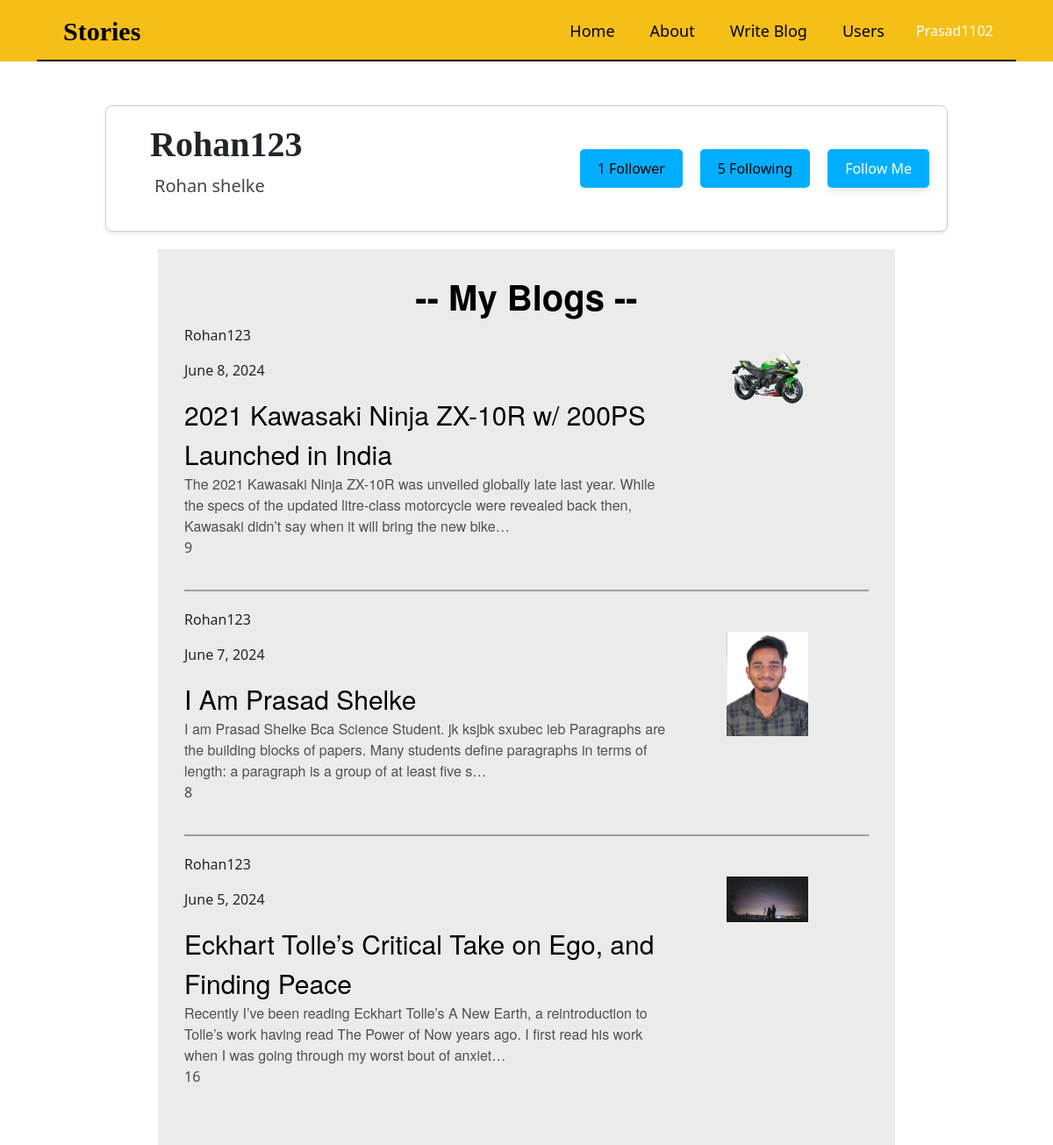
The app's page /profile/2/ (signed in) with its own data.
### Blogs/models.py (models this page shows, shortened)
class BaseModel(models.Model):
  id = models.UUIDField(default=uuid.uuid4, editable=False, primary_key=True)
  created_at = models.DateTimeField(auto_now_add=True)
  updated_at = models.DateTimeField(auto_now=True)
  class Meta:
    abstract = True

class Blog(BaseModel):
  title = models.CharField(max_length=200)
  content = models.TextField()
  author = models.ForeignKey(User, on_delete=models.CASCADE, related_name='blogs')
  blog_image = models.ImageField(upload_to = "public/static/", default="/")
  like_count = models.IntegerField(default=0)
  class Meta:
    ordering = ['-created_at']

### Blogs/views.py (the view)
# urls.py: path('profile/<int:id>/', displayProfile, name="displayProfile"),
def displayProfile(request, id):
  user = User.objects.get(id=id)
  followers_ids = Follow.objects.filter(following=user).values_list('follower__id', flat=True)
  followers_user = User.objects.filter(id__in=followers_ids)
  followings_ids = Follow.objects.filter(follower=user).values_list('following__id', flat=True)
  followings_user = User.objects.filter(id__in=followings_ids)
  user_blogs = Blog.objects.filter(author=user)
  is_following = False
  if request.user.is_authenticated:
    is_following = Follow.objects.filter(follower=request.user, following=user).exists()
  print(is_following)
  context = {
    'user':user,
    'followers':followers_user,
    'followings':followings_user,
    'blogs':user_blogs,
    'followers_count':followers_user.count(),
    'following_count':followings_user.count(),
    'is_following':is_following
  }
  return render(request, "profile.html", context)

### Blogs/templates/profile.html (shortened to what this page needs)
<!DOCTYPE html>
<html lang="en">
<head>
  <link rel="stylesheet" href="/static/CSS/base.css">
  <link rel="stylesheet" href="/static/CSS/displayPost.css">
  <link rel="stylesheet" href="/static/CSS/profile.css">
  <link href="https://cdn.jsdelivr.net/npm/bootstrap@5.3.3/dist/css/bootstrap.min.css" rel="stylesheet"
>
  <link rel="stylesheet" href="https://cdn.jsdelivr.net/npm/bootstrap-icons@1.3.0/font/bootstrap-icons.css">
</head>
<body>
  <div class="navbar-container">
    <nav class="custom-navbar">
      <a class="custom-navbar-brand" href="/">Stories</a>
      <div class="custom-navbar-right">
        <a href="/">Home</a>
        <a href="/about">About</a>
        <a href="/createBlog">Write Blog</a>
        <a href="/testing">Users</a>
        <div class="dropdown-center">
          {% if request.user.is_authenticated %}
          <div class="nav-item custom-dropdown-container">
            <button class="custom-dropdown-toggle">{{ request.user.username }}</button>
          </div>
          {% else %}
          <a href="/login" class="btn btn-outline-secondary">Get Started</a>
          {% endif %}
        </div>
      </div>
      <div class="custom-navbar-divider"></div>
    </nav>
  </div>
  <div class="profile-container">
    <div class="sub-profile-container">
      <div class="user-info">
        <h3 class="username">{{ user.username }}</h3>
        <div class="name-container">
          <p class="name">{{ user.first_name }}</p>
          <p class="name">{{ user.last_name }}</p>
        </div>
      </div>
      <div class="user-follow-following">
        <div class="user-follower">
          <button class="dropdown-btn" onclick="toggleDropdown('followersDropdown')">{{followers_count}} Follower</button>
        </div>
        <div class="user-following">
          <button class="dropdown-btn" onclick="toggleDropdown('followingDropdown')">{{following_count}} Following</button>
        </div>
        {% if request.user != user %}
          {% if not is_following %}
            <a href="/followUser/{{user.id}}" class="name follow-me-button">Follow Me</a>
          {% endif %}
        {% endif %}
      </div>
    </div>
  </div>
  <div class="blog-container">
    <h3 class="blog-name">-- My Blogs --</h3>
    {% for blog in blogs %}
    <div class="blog-entry">
      <div class="blog-flex-container">
        <div class="blog-text-container">
          <p class="blog-username">{{ blog.author.username }}</p>
          <p>{{ blog.created_at|date:"F j, Y" }}</p>
          <a href="/displayBlog/{{blog.id}}" class="blog-title">{{ blog.title }}</a><br>
          <a href="/displayBlog/{{blog.id}}" class="blog-content">{{ blog.content | truncatechars:200 }}</a>
          <p class="likecount">{{blog.like_count}}</p>
        </div>
        <div class="blog-image">
          {% if blog.blog_image %}
          <img src="{{ blog.blog_image.url }}">
          {% endif %}
        </div>
      </div>
      {% if not forloop.last %}
      <div class="horizontal-line"></div>
      {% endif %}
    </div>
    {% endfor %}
  </div>
</body>
</html>

### Blogs/static/CSS/base.css (style rules this page uses)
body { margin: 0; padding: 0; font-family: Arial, sans-serif; background-image: url(); }
.navbar-container { display: flex; background-color: #F6BF17; justify-content: center; width: 100%; }
.custom-navbar { height: 70px; display: flex; background-color: #F6BF17; align-items: center; justify-content: space-between; padding: 0 20px; position: relative; width: 93%; }
.custom-navbar .custom-navbar-brand { font-size: 30px; font-weight: bold; color: rgb(0, 0, 0); text-decoration: none; font-family: gt-super, Georgia, Cambria, "Times New Roman", Times, serif; }
.custom-navbar a { font-size: 18px; color: rgb(0, 0, 0); text-align: center; padding: 0 10px; text-decoration: none; }
.custom-navbar .custom-navbar-right { display: flex; gap: 20px; }
.custom-dropdown-container { position: relative; z-index: 1000; }
.custom-dropdown-toggle { background: none; border: none; cursor: pointer; color: white; }
.custom-navbar-divider { width: 100%; height: 2px; background-color: rgb(0, 0, 0); position: absolute; bottom: 0; left: 0; }
* { scrollbar-width: thin; scrollbar-color: #351919 #c5a0a0; }

### Blogs/static/CSS/displayPost.css (style rules this page uses)
.navbar-container { display: flex; background-color: #F6BF17; justify-content: center; width: 100%; }
.custom-navbar { height: 70px; display: flex; background-color: #F6BF17; align-items: center; justify-content: space-between; padding: 0 20px; position: relative; width: 93%; }
.custom-navbar .custom-navbar-brand { font-size: 30px; font-weight: bold; color: rgb(0, 0, 0); text-decoration: none; font-family: gt-super, Georgia, Cambria, "Times New Roman", Times, serif; }
.custom-navbar a { font-size: 18px; color: rgb(0, 0, 0); text-align: center; padding: 0 10px; text-decoration: none; }
.custom-navbar .custom-navbar-right { display: flex; gap: 20px; }
body { margin: 0; padding: 0; font-family: Arial, sans-serif; background-image: url(); }
.custom-dropdown-container { position: relative; z-index: 1000; }
.custom-dropdown-toggle { background: none; border: none; cursor: pointer; color: white; }
.custom-navbar-divider { width: 100%; height: 2px; background-color: rgb(0, 0, 0); position: absolute; bottom: 0; left: 0; }
* { scrollbar-width: thin; scrollbar-color: #351919 #c5a0a0; }
.blog-username { display: flex; }

### Blogs/static/CSS/profile.css (style rules this page uses)
.profile-container { display: flex; justify-content: center; align-items: center; margin-top: 50px; margin-bottom: 20px; }
.sub-profile-container { display: flex; justify-content: space-between; align-items: center; width: 80%; border: 1px solid #ccc; border-radius: 8px; box-shadow: 0 2px 4px rgba(0, 0, 0, 0.1); padding: 20px; }
.user-info { flex: 1; margin-right: 20px; margin-left: 30px; }
.name-container { display: flex; }
.user-follow-following { display: flex; justify-content: center; align-items: center; }
.user-follow-following>div { margin: 0 10px; }
.dropdown-btn { background-color: rgb(0, 174, 255); color: rgb(2, 2, 2); padding: 10px 20px; border: none; cursor: pointer; text-align: center; border-radius: 5px; }
.username { font-size: 40px; font-weight: 800; font-family: Georgia, serif; }
.name { font-size: 20px; color: #444444; margin-left: 5px; }
.blog-container { margin: 0 auto; margin-top: 20px; padding: 30px; width: 70%; background-color: #ebebeb; }
.blog-text-container { width: 90%; }
.blog-image { width: 38%; margin-top: 16px; display: flex; justify-content: center; align-items: center; position: relative; }
.blog-image img { max-width: 40%; max-height: auto; margin-top: 10px; }
.blog-flex-container { display: flex; align-items: flex-start; margin-bottom: 20px; }
.horizontal-line { width: 100%; height: 2px; background-color: rgb(158, 158, 158); margin: 20px 0; }
.blog-title { font-size: 30px; color: black; text-decoration: none; font-family: sohne, "Helvetica Neue", Helvetica, Arial, sans-serif; }
.blog-content { text-decoration: none; color: rgb(80, 80, 80); font-family: sohne, "Helvetica Neue", Helvetica, Arial, sans-serif; }
.likecount { color: rgb(73, 73, 73); }
.blog-name { text-align: center; color: black; font-family: sohne, "Helvetica Neue", Helvetica, Arial, sans-serif; font-size: 40px; font-weight: 900; }
.follow-me-button { background-color: rgb(0, 174, 255); color: white; padding: 10px 20px; border: none; border-radius: 5px; font-size: 16px; cursor: pointer; transition: all 0.3s ease; box-shadow: 0 4px 8px rgba(0, 0, 0, 0.1); text-decoration: none; display: inline-block; margin-left: 10px; }

### records on screen
Blog: author.username "Rohan123", created_at "June 8, 2024", title "2021 Kawasaki Ninja ZX-10R w/ 200PS Launched in India", content "The 2021 Kawasaki Ninja ZX-10R was unveiled globally late last year. While the specs of the updated litre-class motorcycle were revealed back then, Kawasaki didn’t say when it will bring the new bike…", like_count "9", blog_image (picture)
Blog: author.username "Rohan123", created_at "June 7, 2024", title "I Am Prasad Shelke", content "I am Prasad Shelke Bca Science Student. jk ksjbk sxubec ieb Paragraphs are the building blocks of papers. Many students define paragraphs in terms of length: a paragraph is a group of at least five s…", like_count "8", blog_image (picture)
Blog: author.username "Rohan123", created_at "June 5, 2024", title "Eckhart Tolle’s Critical Take on Ego, and Finding Peace", content "Recently I’ve been reading Eckhart Tolle’s A New Earth, a reintroduction to Tolle’s work having read The Power of Now years ago. I first read his work when I was going through my worst bout of anxiet…", like_count "16", blog_image (picture)

### other values on screen
{{ request.user.username }} "Prasad1102"
{{ user.username }} "Rohan123"
{{ user.first_name }} "Rohan"
{{ user.last_name }} "shelke"
{{ followers_count }} "1"
{{ following_count }} "5"
